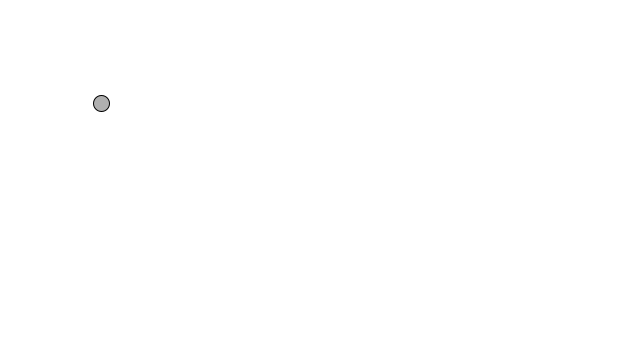
Frame 1 (no input)
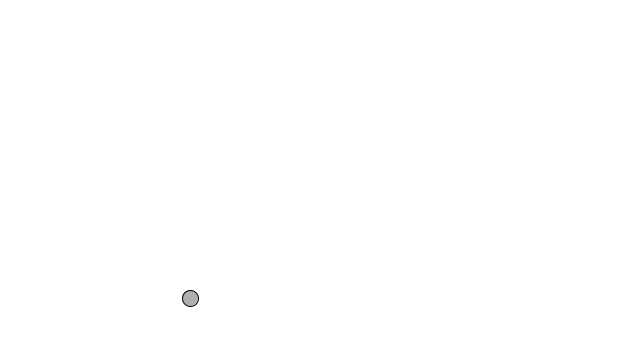
Frame 60 (the mouse pressed at the canvas centre just before this capture)
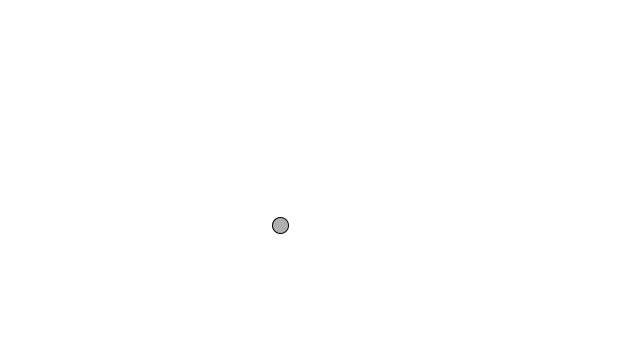
Frame 120 (the mouse held since frame 60 and released just before this capture)

The Processing sketch that drew these frames (run headless with seeded random() and noise(); from frame 60 on, the mouse is pressed at the canvas centre):

// Processing sketch: karatu_bouncingball1
// ── karatu_bouncingball1.pde
PVector location;
PVector velocity;

void setup(){
size(640, 360);
  location = new PVector(100,100);
  velocity = new PVector(1.5, 3.3);
}

void draw(){
background(255);

  location.add(velocity);

  if(location.x > width || location.x < 0){
  
    velocity.x = velocity.x * -1;
  }

  if(location.y > height || location.y < 0){
    
    velocity.y = velocity.y * -1;
  }
  
  stroke(0);
  fill(175);
  ellipse(location.x, location.y, 16,16);
}
